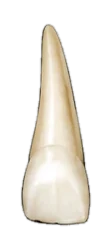
#> input picture src/pages/dental/teeth/11.webp, 112 x 228 px; its folder holds only this picture in this run
$ python cut_dental_teeth.py ../src/pages/dental/teeth/11.webp
#> lines starting #> are read from the running program, lines starting #| are printed output that depends on the picture
"""Cut the dental chart's teeth out of the reference chart image.

    python scripts/cut_dental_teeth.py <reference.webp>

Writes src/pages/dental/teeth/<FDI>.webp: one transparent image per tooth, on a
112x228 canvas with the biting edge aligned (upper crowns at the bottom, lower
crowns at the top). The row bands and column ranges below were measured on the
1616x973 reference; re-measure them if the reference changes.
"""
import sys
from PIL import Image, ImageDraw, ImageFilter
import numpy as np, os
src = Image.open(sys.argv[1]).convert('RGB')
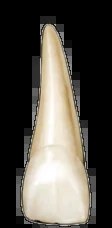
#> src: PIL image 112x228 RGB; mean R, G, B 83.2, 79.2, 71.6
out = 'src/pages/dental/teeth'; os.makedirs(out, exist_ok=True)
rows = {
  'upper': ((148, 362), [18,17,16,15,14,13,12,11,21,22,23,24,25,26,27,28],
    [(16,114),(117,211),(219,317),(332,416),(436,518),(539,616),(638,711),(725,795),(821,891),(904,977),(999,1076),(1097,1178),(1199,1283),(1296,1392),(1399,1495),(1499,1595)]),
  'lower': ((586, 811), [48,47,46,45,44,43,42,41,31,32,33,34,35,36,37,38],
    [(16,113),(116,213),(217,325),(335,407),(433,506),(536,605),(632,698),(729,789),(828,888),(920,985),(1013,1082),(1111,1184),(1210,1282),(1289,1396),(1400,1496),(1501,1597)]),
}
CW, CH = 112, 228
for jaw, ((y0, y1), numbers, segs) in rows.items():
    for n, (x0, x1) in zip(numbers, segs):
        crop = src.crop((x0 - 3, y0 - 3, x1 + 3, y1 + 3))
        a = np.asarray(crop).astype(int)
        white = (a.min(axis=2) >= 236) & ((a.max(axis=2) - a.min(axis=2)) <= 14)
        m = Image.fromarray((white * 255).astype('uint8'))
        m = Image.fromarray(np.pad(np.asarray(m), 1, constant_values=255)).copy()  # writable for floodfill
        ImageDraw.floodfill(m, (0, 0), 100)   # background reachable from the border
        bg = np.asarray(m)[1:-1, 1:-1] == 100
        alpha = Image.fromarray(((~bg) * 255).astype('uint8')).filter(ImageFilter.GaussianBlur(0.7))
        rgba = crop.convert('RGBA'); rgba.putalpha(alpha)
        rgba = rgba.crop(rgba.getbbox())
        canvas = Image.new('RGBA', (CW, CH), (0, 0, 0, 0))
        w, h = rgba.size
        # Bite edges line up: upper crowns at the bottom, lower crowns at the top.
        canvas.paste(rgba, ((CW - w) // 2, CH - h if jaw == 'upper' else 0), rgba)
        canvas.save(f'{out}/{n}.webp', 'WEBP', quality=88, method=6)
#> this loop made 2 passes
#> pass 1, `canvas.save(f'{out}/{n}.webp', 'WEBP', quality=88, method=6)`:
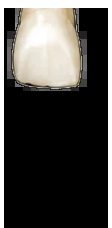
#> saved as 18.webp: PIL image 112x228 RGBA; mean R, G, B, A 46.4, 44.7, 41.5, 228.5; transparent parts drawn white
#> pass 1, `canvas.save(f'{out}/{n}.webp', 'WEBP', quality=88, method=6)`:
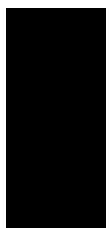
#> saved as 17.webp: PIL image 112x228 RGBA; mean R, G, B, A 0, 0, 0, 219.7; transparent parts drawn white
#> pass 1, `canvas.save(f'{out}/{n}.webp', 'WEBP', quality=88, method=6)`:
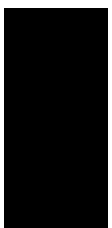
#> saved as 16.webp: PIL image 112x228 RGBA; mean R, G, B, A 0, 0, 0, 228.5; transparent parts drawn white
#> pass 1, `canvas.save(f'{out}/{n}.webp', 'WEBP', quality=88, method=6)`:
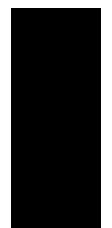
#> saved as 15.webp: PIL image 112x228 RGBA; mean R, G, B, A 0, 0, 0, 197.7; transparent parts drawn white
#> after the loop: alpha: PIL image 102x231 L; every value is 255
#> after the loop:
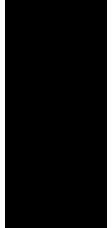
#> canvas: PIL image 112x228 RGBA; mean R, G, B, A 0, 0, 0, 232.2; transparent parts drawn white
#> after the loop:
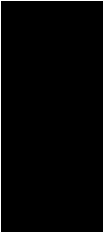
#> m: PIL image 104x233 L; values 0 (black) and 100 (white), 2.8% white in thin lines or dots
print(sum(os.path.getsize(f'{out}/{f}') for f in os.listdir(out)) // 1024, 'KB for', len(os.listdir(out)), 'files')

$ run again, on src/pages/dental/teeth/15.webp
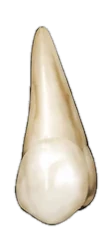
#> input picture src/pages/dental/teeth/15.webp, 112 x 228 px
#> `src = Image.open(sys.argv[1]).convert('RGB')`:
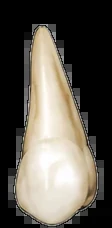
#> src: PIL image 112x228 RGB; mean R, G, B 93.8, 88.6, 79.6
#> the loop `for jaw, ((y0, y1), numbers, segs) in rows.items():` made 2 passes
#> pass 1, `canvas.save(f'{out}/{n}.webp', 'WEBP', quality=88, method=6)`:
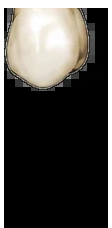
#> saved as 18.webp: PIL image 112x228 RGBA; mean R, G, B, A 49.5, 47.4, 43.6, 228.5; transparent parts drawn white

$ run again, on src/pages/dental/teeth/16.webp
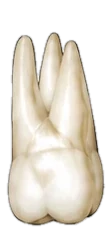
#> input picture src/pages/dental/teeth/16.webp, 112 x 228 px
#> `src = Image.open(sys.argv[1]).convert('RGB')`:
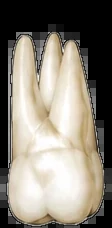
#> src: PIL image 112x228 RGB; mean R, G, B 136.2, 129.7, 118.3
#> the loop `for jaw, ((y0, y1), numbers, segs) in rows.items():` made 2 passes
#> pass 1, `canvas.save(f'{out}/{n}.webp', 'WEBP', quality=88, method=6)`:
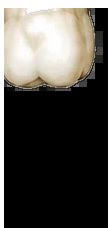
#> saved as 18.webp: PIL image 112x228 RGBA; mean R, G, B, A 59.6, 56.9, 52.2, 227.6; transparent parts drawn white

$ run again, on src/pages/dental/teeth/17.webp
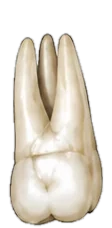
#> input picture src/pages/dental/teeth/17.webp, 112 x 228 px
#> the loop `for jaw, ((y0, y1), numbers, segs) in rows.items():` made 2 passes
#> pass 1, `canvas.save(f'{out}/{n}.webp', 'WEBP', quality=88, method=6)`:
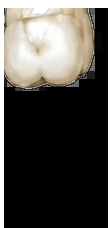
#> saved as 18.webp: PIL image 112x228 RGBA; mean R, G, B, A 56, 53.4, 48.9, 227.5; transparent parts drawn white
